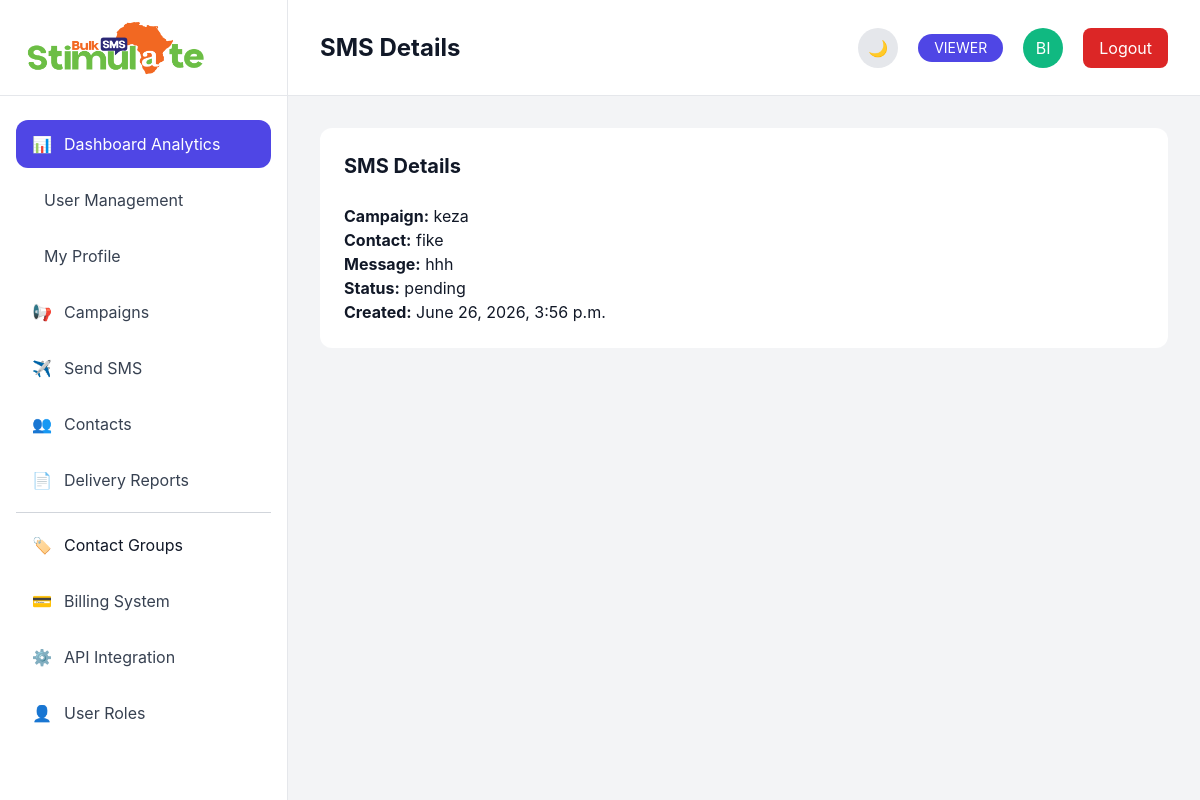
Screenshot of /sms/2/ (signed in) with the database file from the repository.
### accounts/models.py (models this page shows, shortened)
class User(AbstractUser):
    ROLE_CHOICES = [
        ('SUPER_ADMIN', 'Super Admin'),
        ('ADMIN', 'Admin'),
        ('MANAGER', 'Manager'),
        ('OPERATOR', 'Operator'),
        ('VIEWER', 'Viewer'),
    ]
    role = models.CharField(
        max_length=20,
        choices=ROLE_CHOICES,
        default='VIEWER'
    )
    phone = models.CharField(
        max_length=20,
        blank=True
    )
    avatar = models.ImageField(
        upload_to='avatars/',
        blank=True,
        null=True
    )
    created_at = models.DateTimeField(
        auto_now_add=True
    )
    updated_at = models.DateTimeField(
        auto_now=True
    )

### sms/models.py (models this page shows, shortened)
class SMSMessage(models.Model):
    STATUS_CHOICES = [
        ('pending', 'Pending'),
        ('sent', 'Sent'),
        ('failed', 'Failed'),
    ]
    campaign = models.ForeignKey(
        Campaign,
        on_delete=models.CASCADE
    )
    contact = models.ForeignKey(
        Contact,
        on_delete=models.CASCADE
    )
    message = models.TextField()
    status = models.CharField(
        max_length=20,
        choices=STATUS_CHOICES,
        default='pending'
    )
    created_at = models.DateTimeField(
        auto_now_add=True
    )
    sent_at = models.DateTimeField(
        null=True,
        blank=True
    )

### campaigns/models.py (models this page shows)
class Campaign(models.Model):
    STATUS_CHOICES = [
        ('draft', 'Draft'),
        ('scheduled', 'Scheduled'),
        ('sent', 'Sent'),
    ]
    name = models.CharField(
        max_length=255
    )
    message = models.TextField()
    target_groups = models.ManyToManyField(
        ContactGroup,
        blank=True
    )
    status = models.CharField(
        max_length=20,
        choices=STATUS_CHOICES,
        default='draft'
    )
    created_at = models.DateTimeField(
        auto_now_add=True
    )
    updated_at = models.DateTimeField(
        auto_now=True
    )
    def __str__(self):
        return self.name

### contacts/models.py (models this page shows)
class Contact(models.Model):
    first_name = models.CharField(max_length=100)
    last_name = models.CharField(max_length=100, blank=True)
    phone_number = models.CharField(max_length=20, unique=True)
    email = models.EmailField(blank=True)
    def __str__(self):
        return self.first_name

### sms/views.py (the view)
# urls.py: path('<int:pk>/', views.sms_detail, name='sms_detail'),
@login_required
def sms_detail(request, pk):
    sms = get_object_or_404(
        SMSMessage,
        pk=pk
    )
    return render(
        request,
        'sms/sms_detail.html',
        {
            'sms': sms
        }
    )

### templates/sms/sms_detail.html
{% extends 'base.html' %}
{% block page_title %}
SMS Details
{% endblock %}
{% block content %}
<div class="bg-white dark:bg-[#172033] rounded-xl p-6">
    <h2 class="text-xl font-bold mb-6">
        SMS Details
    </h2>
    <p>
        <strong>Campaign:</strong>
        {{ sms.campaign }}
    </p>
    <p>
        <strong>Contact:</strong>
        {{ sms.contact }}
    </p>
    <p>
        <strong>Message:</strong>
        {{ sms.message }}
    </p>
    <p>
        <strong>Status:</strong>
        {{ sms.status }}
    </p>
    <p>
        <strong>Created:</strong>
        {{ sms.created_at }}
    </p>
</div>
{% endblock %}

### templates/base.html (shortened to what this page needs)
{% load static %}
<!DOCTYPE html>
<html lang="en">
<head>
    <script src="https://cdn.tailwindcss.com"></script>
    <link rel="stylesheet" href="https://cdnjs.cloudflare.com/ajax/libs/font-awesome/6.4.0/css/all.min.css">
    <link rel="stylesheet" href="{% static 'css/style.css' %}">
</head>
<body
    x-data="{
        darkMode: localStorage.getItem('darkMode') === 'true'
    }"
    x-init="
        darkMode
        ? document.documentElement.classList.add('dark')
        : document.documentElement.classList.remove('dark')
    "
    :class="{ 'dark': darkMode }"
    class="
        bg-gray-100 dark:bg-[#0B1120]
        text-gray-900 dark:text-white
        transition-colors duration-300
    "
>
    <div class="flex h-screen overflow-hidden">
        {% if request.user.is_authenticated %}
        <aside class="
            w-72
            border-r
            flex
            flex-col
            bg-white dark:bg-[#172033]
            border-gray-200 dark:border-gray-800
            transition-colors duration-300
        ">
            <div class="
                h-24
                flex
                items-center
                px-6
                border-b
                border-gray-200 dark:border-gray-800
            ">
                <img
                    src="{% static 'images/logo.png' %}"
                    class="h-14"
                    alt="Stimulate Logo"
                >
            </div>
            <nav class="
                flex-1
                px-4
                py-6
                overflow-y-auto
                sidebar-scroll
            ">
                <ul class="space-y-2">
                    <li>
                        <a href="{% url 'dashboard' %}"
                            class="
                                flex
                                items-center
                                gap-3
                                px-4
                                py-3
                                rounded-xl
                                bg-primary
                                text-white
                            ">
                            <span>📊</span>
                            Dashboard Analytics
                        </a>
                    </li>
  <li>
                        <a href="{% url 'accounts:user_list' %}"
                            class="
                                flex
                                items-center
                                gap-3
                                px-4
                                py-3
                                rounded-xl
                                text-gray-700 dark:text-gray-200
                                hover:bg-gray-100 dark:hover:bg-gray-700
                                hover:text-primary
                                transition
                            ">
    User Management
</a>
 </li>
    <li>
                        <a href="{% url 'accounts:profile' %}"
                            class="
                                flex
                                items-center
                                gap-3
                                px-4
                                py-3
                                rounded-xl
                                text-gray-700 dark:text-gray-200
                                hover:bg-gray-100 dark:hover:bg-gray-700
                                hover:text-primary
                                transition
                            ">
                            My Profile
                       </a>
                       </li>
                    <li>
                        <a href="{% url 'campaigns:campaign_list' %}"
                            class="
                                flex
                                items-center
                                gap-3
                                px-4
                                py-3
                                rounded-xl
                                text-gray-700 dark:text-gray-200
                                hover:bg-gray-100 dark:hover:bg-gray-700
                                hover:text-primary
                                transition
                            ">
                            <span>📢</span>
                            Campaigns
                        </a>
                    </li>
                    <li>
                        <a href="{% url 'sms:send_sms' %}"
                            class="
                                flex
                                items-center
                                gap-3
                                px-4
                                py-3
                                rounded-xl
                                text-gray-700 dark:text-gray-200
                                hover:bg-gray-100 dark:hover:bg-gray-700
                                hover:text-primary
                                transition
                            ">
                            <span>✈️</span>
                            Send SMS
                        </a>
                    </li>
                    <li>
                        <a href="{% url 'contacts:contact_list' %}"
                            class="
                                flex
                                items-center
                                gap-3
                                px-4
                                py-3
                                rounded-xl
                                text-gray-700 dark:text-gray-200
                                hover:bg-gray-100 dark:hover:bg-gray-700
                                hover:text-primary
                                transition
                            ">
                            <span>👥</span>
                            Contacts
                        </a>
                    </li>
                    <li>
                        <a href="{% url 'reports:reports_dashboard' %}"
                            class="
                                flex
                                items-center
                                gap-3
                                px-4
                                py-3
                                rounded-xl
                                text-gray-700 dark:text-gray-200
                                hover:bg-gray-100 dark:hover:bg-gray-700
                                hover:text-primary
                                transition
                            ">
                            <span>📄</span>
                            Delivery Reports
                        </a>
                    </li>
                    <hr class="border-gray-300 dark:border-gray-700 my-4">
                    <li>
    <a
        href="{% url 'contacts:group_list' %}"
        class="
            flex
            items-center
            gap-3
            px-4
            py-3
            rounded-xl
        "
    >
        <span>🏷️</span>
        Contact Groups
    </a>
</li>
                    <li>
                        <a href="#"
                            class="
                                flex
                                items-center
                                gap-3
                                px-4
                                py-3
                                rounded-xl
                                text-gray-700 dark:text-gray-200
                                hover:bg-gray-100 dark:hover:bg-gray-700
                                hover:text-primary
                                transition
                            ">
                            <span>💳</span>
                            Billing System
                        </a>
                    </li>
                    <li>
                        <a href="#"
                            class="
                                flex
                                items-center
                                gap-3
                                px-4
                                py-3
                                rounded-xl
                                text-gray-700 dark:text-gray-200
                                hover:bg-gray-100 dark:hover:bg-gray-700
                                hover:text-primary
                                transition
                            ">
                            <span>⚙️</span>
                            API Integration
                        </a>
                    </li>
                    <li>
                        <a href="#"
                            class="
                                flex
                                items-center
                                gap-3
                                px-4
                                py-3
                                rounded-xl
                                text-gray-700 dark:text-gray-200
                                hover:bg-gray-100 dark:hover:bg-gray-700
                                hover:text-primary
                                transition
                            ">
                            <span>👤</span>
                            User Roles
                        </a>
                    </li>
                </ul>
            </nav>
        </aside>
{% endif %}
        <div class="flex-1 flex flex-col overflow-hidden">
            <header class="
                h-24
                px-8
                flex
                items-center
                justify-between
                border-b
                bg-white dark:bg-[#172033]
                border-gray-200 dark:border-gray-800
                transition-colors duration-300
            ">
                <div>
                    <h1 class="
                        text-2xl
                        font-bold
                        text-gray-900 dark:text-white
                    ">
                        {% block page_title %}{% endblock %}
                    </h1>
                </div>
                {% if request.user.is_authenticated %}
<div class="flex items-center gap-5">
                    <button
                        @click="
                            darkMode = !darkMode;
                            localStorage.setItem('darkMode', darkMode);
                            darkMode
                            ? document.documentElement.classList.add('dark')
                            : document.documentElement.classList.remove('dark');
                        "
                        class="
                            w-10
                            h-10
                            rounded-full
                            bg-gray-200 dark:bg-gray-700
                            flex
                            items-center
                            justify-center
                            hover:scale-110
                            transition
                        "
                    >
                        <span x-show="!darkMode">🌙</span>
                    </button>
                    <span class="
                        bg-primary
                        text-white
                        px-4
                        py-1
                        rounded-full
                        text-sm
                    ">
                      {{ request.user.role }}
                    </span>
                    <div class="
                        w-10
                        h-10
                        rounded-full
                        bg-secondary
                        flex
                        items-center
                        justify-center
                        text-white
                    ">
                       {{ request.user.username|slice:":2"|upper }}
                    </div>
<a
    href="{% url 'accounts:logout' %}"
    class="
        px-4
        py-2
        rounded-lg
        bg-red-600
        text-white
        hover:bg-red-700
        transition
    "
>
    Logout
</a>
               </div>
            {% endif %}
            </header>
            <main
                class="
                    flex-1
                    overflow-y-auto
                    p-8
                    bg-gray-100 dark:bg-[#0B1120]
                    text-gray-900 dark:text-white
                    transition-colors duration-300
                "
            >
                {% block content %}
                {% endblock %}
            </main>
        </div>
    </div>
</head>
<body>
</html>

### static/css/style.css (style rules this page uses)
:root { --bg: #f4f6f9; --surface: #ffffff; --muted: #6b7280; --text: #111827; --primary: #4F46E5; --primary-700: #4338ca; --secondary: #10B981; --card-shadow: 0 6px 18px rgba(15,23,42,0.06); --radius: 12px; }
body { margin:0; background:var(--bg); color:var(--text); font-family: Inter, ui-sans-serif, system-ui, -apple-system, "Segoe UI", Roboto, "Helvetica Neue", Arial; -webkit-font-smoothing:antialiased; -moz-osx-font-smoothing:grayscale; transition: background-color .25s ease, color .25s ease; }
.rounded-lg { border-radius:14px }

### rows the page displays
User: user.role "VIEWER", user.username "BI"
SMSMessage: campaign "keza", contact "fike", message "hhh", status "pending", created_at "June 26, 2026, 3:56 p.m."
